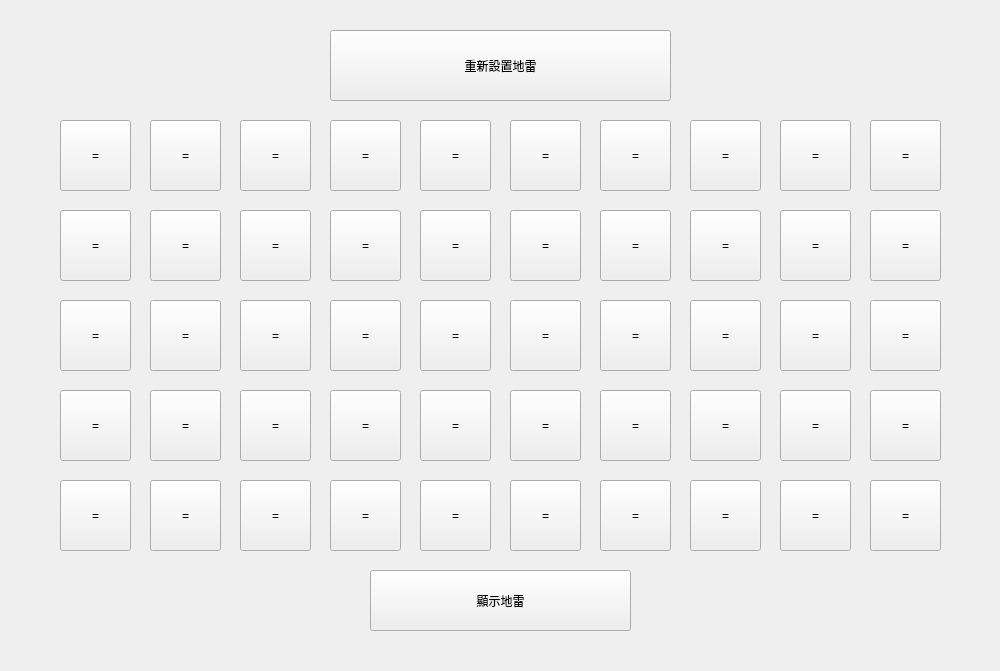
<?xml version="1.0" encoding="UTF-8"?>
<ui version="4.0">
 <class>Minesweeper</class>
 <widget class="QWidget" name="Minesweeper">
  <property name="geometry">
   <rect>
    <x>0</x>
    <y>0</y>
    <width>1000</width>
    <height>671</height>
   </rect>
  </property>
  <property name="windowTitle">
   <string>Form</string>
  </property>
  <widget class="QPushButton" name="p1_1">
   <property name="geometry">
    <rect>
     <x>60</x>
     <y>120</y>
     <width>71</width>
     <height>71</height>
    </rect>
   </property>
   <property name="text">
    <string>=</string>
   </property>
  </widget>
  <widget class="QPushButton" name="p1_9">
   <property name="geometry">
    <rect>
     <x>780</x>
     <y>120</y>
     <width>71</width>
     <height>71</height>
    </rect>
   </property>
   <property name="text">
    <string>=</string>
   </property>
  </widget>
  <widget class="QPushButton" name="p1_10">
   <property name="geometry">
    <rect>
     <x>870</x>
     <y>120</y>
     <width>71</width>
     <height>71</height>
    </rect>
   </property>
   <property name="text">
    <string>=</string>
   </property>
  </widget>
  <widget class="QPushButton" name="p1_2">
   <property name="geometry">
    <rect>
     <x>150</x>
     <y>120</y>
     <width>71</width>
     <height>71</height>
    </rect>
   </property>
   <property name="text">
    <string>=</string>
   </property>
  </widget>
  <widget class="QPushButton" name="p1_3">
   <property name="geometry">
    <rect>
     <x>240</x>
     <y>120</y>
     <width>71</width>
     <height>71</height>
    </rect>
   </property>
   <property name="text">
    <string>=</string>
   </property>
  </widget>
  <widget class="QPushButton" name="p1_4">
   <property name="geometry">
    <rect>
     <x>330</x>
     <y>120</y>
     <width>71</width>
     <height>71</height>
    </rect>
   </property>
   <property name="text">
    <string>=</string>
   </property>
  </widget>
  <widget class="QPushButton" name="p1_5">
   <property name="geometry">
    <rect>
     <x>420</x>
     <y>120</y>
     <width>71</width>
     <height>71</height>
    </rect>
   </property>
   <property name="text">
    <string>=</string>
   </property>
  </widget>
  <widget class="QPushButton" name="p1_6">
   <property name="geometry">
    <rect>
     <x>510</x>
     <y>120</y>
     <width>71</width>
     <height>71</height>
    </rect>
   </property>
   <property name="text">
    <string>=</string>
   </property>
  </widget>
  <widget class="QPushButton" name="p1_7">
   <property name="geometry">
    <rect>
     <x>600</x>
     <y>120</y>
     <width>71</width>
     <height>71</height>
    </rect>
   </property>
   <property name="text">
    <string>=</string>
   </property>
  </widget>
  <widget class="QPushButton" name="p1_8">
   <property name="geometry">
    <rect>
     <x>690</x>
     <y>120</y>
     <width>71</width>
     <height>71</height>
    </rect>
   </property>
   <property name="text">
    <string>=</string>
   </property>
  </widget>
  <widget class="QPushButton" name="p2_1">
   <property name="geometry">
    <rect>
     <x>60</x>
     <y>210</y>
     <width>71</width>
     <height>71</height>
    </rect>
   </property>
   <property name="text">
    <string>=</string>
   </property>
  </widget>
  <widget class="QPushButton" name="p2_8">
   <property name="geometry">
    <rect>
     <x>690</x>
     <y>210</y>
     <width>71</width>
     <height>71</height>
    </rect>
   </property>
   <property name="text">
    <string>=</string>
   </property>
  </widget>
  <widget class="QPushButton" name="p2_7">
   <property name="geometry">
    <rect>
     <x>600</x>
     <y>210</y>
     <width>71</width>
     <height>71</height>
    </rect>
   </property>
   <property name="text">
    <string>=</string>
   </property>
  </widget>
  <widget class="QPushButton" name="p2_9">
   <property name="geometry">
    <rect>
     <x>780</x>
     <y>210</y>
     <width>71</width>
     <height>71</height>
    </rect>
   </property>
   <property name="text">
    <string>=</string>
   </property>
  </widget>
  <widget class="QPushButton" name="p2_5">
   <property name="geometry">
    <rect>
     <x>420</x>
     <y>210</y>
     <width>71</width>
     <height>71</height>
    </rect>
   </property>
   <property name="text">
    <string>=</string>
   </property>
  </widget>
  <widget class="QPushButton" name="p2_10">
   <property name="geometry">
    <rect>
     <x>870</x>
     <y>210</y>
     <width>71</width>
     <height>71</height>
    </rect>
   </property>
   <property name="text">
    <string>=</string>
   </property>
  </widget>
  <widget class="QPushButton" name="p2_2">
   <property name="geometry">
    <rect>
     <x>150</x>
     <y>210</y>
     <width>71</width>
     <height>71</height>
    </rect>
   </property>
   <property name="text">
    <string>=</string>
   </property>
  </widget>
  <widget class="QPushButton" name="p2_4">
   <property name="geometry">
    <rect>
     <x>330</x>
     <y>210</y>
     <width>71</width>
     <height>71</height>
    </rect>
   </property>
   <property name="text">
    <string>=</string>
   </property>
  </widget>
  <widget class="QPushButton" name="p2_3">
   <property name="geometry">
    <rect>
     <x>240</x>
     <y>210</y>
     <width>71</width>
     <height>71</height>
    </rect>
   </property>
   <property name="text">
    <string>=</string>
   </property>
  </widget>
  <widget class="QPushButton" name="p2_6">
   <property name="geometry">
    <rect>
     <x>510</x>
     <y>210</y>
     <width>71</width>
     <height>71</height>
    </rect>
   </property>
   <property name="text">
    <string>=</string>
   </property>
  </widget>
  <widget class="QPushButton" name="p3_1">
   <property name="geometry">
    <rect>
     <x>60</x>
     <y>300</y>
     <width>71</width>
     <height>71</height>
    </rect>
   </property>
   <property name="text">
    <string>=</string>
   </property>
  </widget>
  <widget class="QPushButton" name="p3_8">
   <property name="geometry">
    <rect>
     <x>690</x>
     <y>300</y>
     <width>71</width>
     <height>71</height>
    </rect>
   </property>
   <property name="text">
    <string>=</string>
   </property>
  </widget>
  <widget class="QPushButton" name="p3_7">
   <property name="geometry">
    <rect>
     <x>600</x>
     <y>300</y>
     <width>71</width>
     <height>71</height>
    </rect>
   </property>
   <property name="text">
    <string>=</string>
   </property>
  </widget>
  <widget class="QPushButton" name="p3_9">
   <property name="geometry">
    <rect>
     <x>780</x>
     <y>300</y>
     <width>71</width>
     <height>71</height>
    </rect>
   </property>
   <property name="text">
    <string>=</string>
   </property>
  </widget>
  <widget class="QPushButton" name="p3_5">
   <property name="geometry">
    <rect>
     <x>420</x>
     <y>300</y>
     <width>71</width>
     <height>71</height>
    </rect>
   </property>
   <property name="text">
    <string>=</string>
   </property>
  </widget>
  <widget class="QPushButton" name="p3_10">
   <property name="geometry">
    <rect>
     <x>870</x>
     <y>300</y>
     <width>71</width>
     <height>71</height>
    </rect>
   </property>
   <property name="text">
    <string>=</string>
   </property>
  </widget>
  <widget class="QPushButton" name="p3_2">
   <property name="geometry">
    <rect>
     <x>150</x>
     <y>300</y>
     <width>71</width>
     <height>71</height>
    </rect>
   </property>
   <property name="text">
    <string>=</string>
   </property>
  </widget>
  <widget class="QPushButton" name="p3_4">
   <property name="geometry">
    <rect>
     <x>330</x>
     <y>300</y>
     <width>71</width>
     <height>71</height>
    </rect>
   </property>
   <property name="text">
    <string>=</string>
   </property>
  </widget>
  <widget class="QPushButton" name="p3_3">
   <property name="geometry">
    <rect>
     <x>240</x>
     <y>300</y>
     <width>71</width>
     <height>71</height>
    </rect>
   </property>
   <property name="text">
    <string>=</string>
   </property>
  </widget>
  <widget class="QPushButton" name="p3_6">
   <property name="geometry">
    <rect>
     <x>510</x>
     <y>300</y>
     <width>71</width>
     <height>71</height>
    </rect>
   </property>
   <property name="text">
    <string>=</string>
   </property>
  </widget>
  <widget class="QPushButton" name="p4_1">
   <property name="geometry">
    <rect>
     <x>60</x>
     <y>390</y>
     <width>71</width>
     <height>71</height>
    </rect>
   </property>
   <property name="text">
    <string>=</string>
   </property>
  </widget>
  <widget class="QPushButton" name="p4_8">
   <property name="geometry">
    <rect>
     <x>690</x>
     <y>390</y>
     <width>71</width>
     <height>71</height>
    </rect>
   </property>
   <property name="text">
    <string>=</string>
   </property>
  </widget>
  <widget class="QPushButton" name="p4_7">
   <property name="geometry">
    <rect>
     <x>600</x>
     <y>390</y>
     <width>71</width>
     <height>71</height>
    </rect>
   </property>
   <property name="text">
    <string>=</string>
   </property>
  </widget>
  <widget class="QPushButton" name="p4_9">
   <property name="geometry">
    <rect>
     <x>780</x>
     <y>390</y>
     <width>71</width>
     <height>71</height>
    </rect>
   </property>
   <property name="text">
    <string>=</string>
   </property>
  </widget>
  <widget class="QPushButton" name="p4_5">
   <property name="geometry">
    <rect>
     <x>420</x>
     <y>390</y>
     <width>71</width>
     <height>71</height>
    </rect>
   </property>
   <property name="text">
    <string>=</string>
   </property>
  </widget>
  <widget class="QPushButton" name="p4_10">
   <property name="geometry">
    <rect>
     <x>870</x>
     <y>390</y>
     <width>71</width>
     <height>71</height>
    </rect>
   </property>
   <property name="text">
    <string>=</string>
   </property>
  </widget>
  <widget class="QPushButton" name="p4_2">
   <property name="geometry">
    <rect>
     <x>150</x>
     <y>390</y>
     <width>71</width>
     <height>71</height>
    </rect>
   </property>
   <property name="text">
    <string>=</string>
   </property>
  </widget>
  <widget class="QPushButton" name="p4_4">
   <property name="geometry">
    <rect>
     <x>330</x>
     <y>390</y>
     <width>71</width>
     <height>71</height>
    </rect>
   </property>
   <property name="text">
    <string>=</string>
   </property>
  </widget>
  <widget class="QPushButton" name="p4_3">
   <property name="geometry">
    <rect>
     <x>240</x>
     <y>390</y>
     <width>71</width>
     <height>71</height>
    </rect>
   </property>
   <property name="text">
    <string>=</string>
   </property>
  </widget>
  <widget class="QPushButton" name="p4_6">
   <property name="geometry">
    <rect>
     <x>510</x>
     <y>390</y>
     <width>71</width>
     <height>71</height>
    </rect>
   </property>
   <property name="text">
    <string>=</string>
   </property>
  </widget>
  <widget class="QPushButton" name="p5_1">
   <property name="geometry">
    <rect>
     <x>60</x>
     <y>480</y>
     <width>71</width>
     <height>71</height>
    </rect>
   </property>
   <property name="text">
    <string>=</string>
   </property>
  </widget>
  <widget class="QPushButton" name="p5_8">
   <property name="geometry">
    <rect>
     <x>690</x>
     <y>480</y>
     <width>71</width>
     <height>71</height>
    </rect>
   </property>
   <property name="text">
    <string>=</string>
   </property>
  </widget>
  <widget class="QPushButton" name="p5_7">
   <property name="geometry">
    <rect>
     <x>600</x>
     <y>480</y>
     <width>71</width>
     <height>71</height>
    </rect>
   </property>
   <property name="text">
    <string>=</string>
   </property>
  </widget>
  <widget class="QPushButton" name="p5_9">
   <property name="geometry">
    <rect>
     <x>780</x>
     <y>480</y>
     <width>71</width>
     <height>71</height>
    </rect>
   </property>
   <property name="text">
    <string>=</string>
   </property>
  </widget>
  <widget class="QPushButton" name="p5_5">
   <property name="geometry">
    <rect>
     <x>420</x>
     <y>480</y>
     <width>71</width>
     <height>71</height>
    </rect>
   </property>
   <property name="text">
    <string>=</string>
   </property>
  </widget>
  <widget class="QPushButton" name="p5_10">
   <property name="geometry">
    <rect>
     <x>870</x>
     <y>480</y>
     <width>71</width>
     <height>71</height>
    </rect>
   </property>
   <property name="text">
    <string>=</string>
   </property>
  </widget>
  <widget class="QPushButton" name="p5_2">
   <property name="geometry">
    <rect>
     <x>150</x>
     <y>480</y>
     <width>71</width>
     <height>71</height>
    </rect>
   </property>
   <property name="text">
    <string>=</string>
   </property>
  </widget>
  <widget class="QPushButton" name="p5_4">
   <property name="geometry">
    <rect>
     <x>330</x>
     <y>480</y>
     <width>71</width>
     <height>71</height>
    </rect>
   </property>
   <property name="text">
    <string>=</string>
   </property>
  </widget>
  <widget class="QPushButton" name="p5_3">
   <property name="geometry">
    <rect>
     <x>240</x>
     <y>480</y>
     <width>71</width>
     <height>71</height>
    </rect>
   </property>
   <property name="text">
    <string>=</string>
   </property>
  </widget>
  <widget class="QPushButton" name="p5_6">
   <property name="geometry">
    <rect>
     <x>510</x>
     <y>480</y>
     <width>71</width>
     <height>71</height>
    </rect>
   </property>
   <property name="text">
    <string>=</string>
   </property>
  </widget>
  <widget class="QPushButton" name="pushButton">
   <property name="geometry">
    <rect>
     <x>330</x>
     <y>30</y>
     <width>341</width>
     <height>71</height>
    </rect>
   </property>
   <property name="text">
    <string>重新設置地雷</string>
   </property>
  </widget>
  <widget class="QPushButton" name="showMinesButton">
   <property name="geometry">
    <rect>
     <x>370</x>
     <y>570</y>
     <width>261</width>
     <height>61</height>
    </rect>
   </property>
   <property name="text">
    <string>顯示地雷</string>
   </property>
  </widget>
 </widget>
 <resources/>
 <connections/>
</ui>
